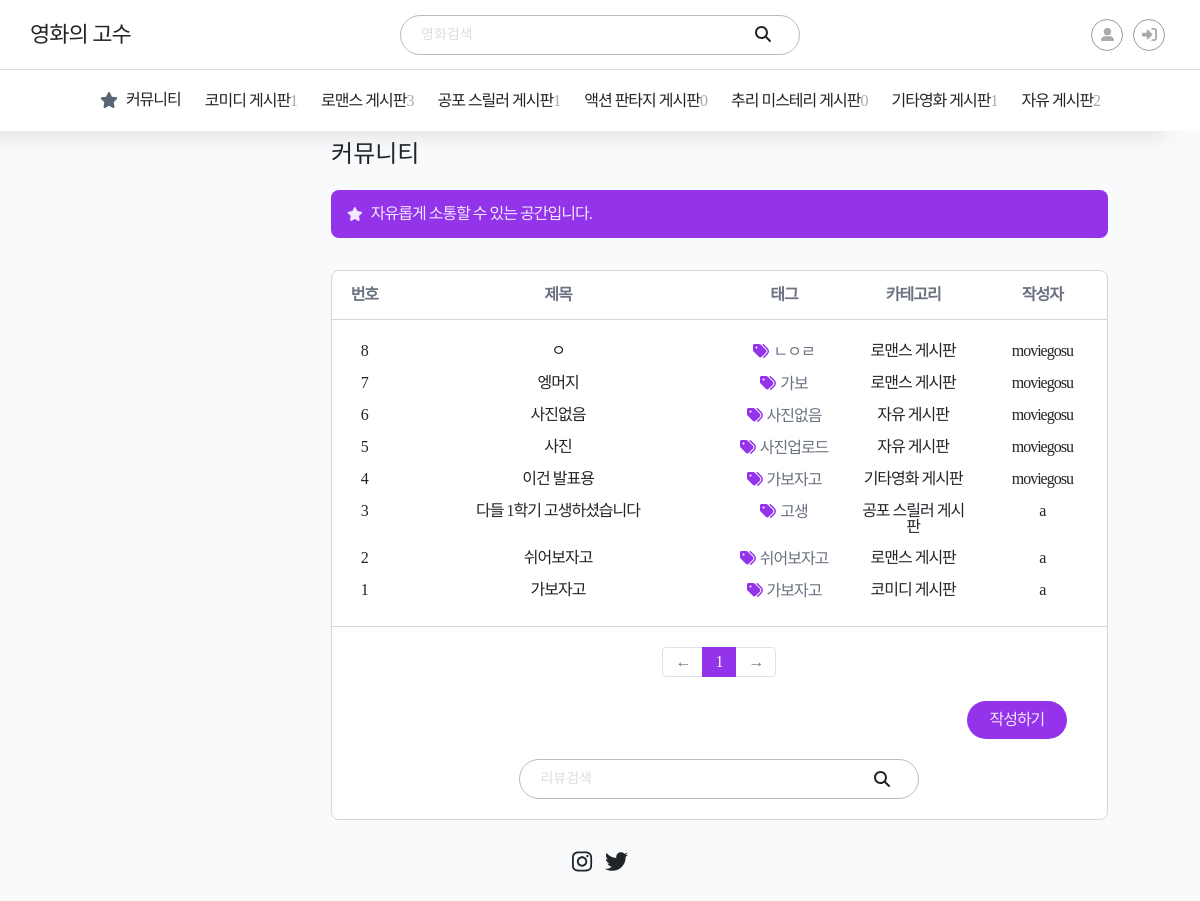
/community/, run on the app's committed database.
### community/models.py (models this page shows, shortened)
class Category(models.Model):
    name = models.CharField(max_length=50)
    slug = models.SlugField(max_length=200, unique=True, allow_unicode=True)
    def __str__(self):
        return self.name
    def get_absolute_url(self):
        return f'/community/category/{self.slug}/'
    class Meta:
        verbose_name_plural = 'Categories'

class Review(models.Model):
    title = models.CharField(max_length=100)
    head_image = models.ImageField(upload_to='community/images/%Y/%m/%d/', blank=True)
    file_upload = models.FileField(upload_to='community/files/%Y/%m/%d/', blank=True)
    content = models.TextField()
    created_at = models.DateTimeField(auto_now_add=True)
    updated_at = models.DateTimeField(auto_now=True)
    user = models.ForeignKey(settings.AUTH_USER_MODEL, on_delete=models.CASCADE)
    like_users = models.ManyToManyField(settings.AUTH_USER_MODEL, related_name='like_reviews')
    category = models.ForeignKey(Category, null= True, on_delete=models.SET_NULL)
    tags = models.ManyToManyField(Tag, blank=True)
    def get_absolute_url(self):
        return f'/community/{self.pk}/'

class Tag(models.Model):
    name = models.CharField(max_length=50)
    slug = models.SlugField(max_length=200, unique=True, allow_unicode=True)
    def __str__(self):
        return self.name
    def get_absolute_url(self):
        return f'/community/tag/{self.slug}/'

### accounts/models.py (models this page shows)
class User(AbstractUser):
    followings = models.ManyToManyField('self', symmetrical=False, related_name='followers')

### community/views.py (the view)
# urls.py: path('', views.ReviewList.as_view(), name='index'),
class ReviewList(ListView):
    model = Review
    ordering = '-pk'
    paginate_by = 10
    def get_context_data(self, **kwargs):
        context = super(ReviewList, self).get_context_data()
        context["categories"] = Category.objects.all()
        page = context['page_obj']
        paginator = page.paginator
        print(paginator)
        pagelist = paginator.get_elided_page_range(page.number, on_each_side=3, on_ends=0)
        context['pagelist'] = pagelist
        return context

### community/templates/community/review_list.html (shortened to what this page needs)
{% extends 'base.html' %}
{% block content %}
  <div class="sub-nav review-list">
    <ul class="menu">
      <li>
        <a href="{% url 'community:index' %}" class="d-flex">
          <span class="me-2 icon"><i class="fa-solid fa-star"></i></span>
          <p>커뮤니티</p>
        </a>
      </li>
    </ul>
    <div id="categories-card">
        <ul class="list-unstyled mb-0 menu">
          {% for category in categories %}
            <li>
              <a href="{{ category.get_absolute_url }}" class="d-flex align-items-center justify-content-between">
                <p>{{ category}} </p>
                <span class="article-count" style="color: #aaa;">{{ category.review_set.count}}</span>
              </a>
            </li>
          {% endfor %}
        </ul>
    </div>
  </div>
  <div class="content review-list-content row justify-content-center">
    <div class="review-list-container col-10">
      <h1>커뮤니티
        {% if category %}<span class="badge badge-secondary"> {{ category }}</span>{% endif %}</h1>
      <div class="review-list-banner d-flex align-items-center">
        <i class="fa-solid fa-star me-2"></i>
        <p>자유롭게 소통할 수 있는 공간입니다.</p>
      </div>
      <div class="review-list-content-box">
        <div class="review-list-item-title row">
          <p class="col-1 ">번호</p>
          <p class="col-5 ">제목</p>
          <p class="col-2 ">태그</p>
          <p class="col-2 ">카테고리</p>
          <p class="col-2 ">작성자</p>
        </div>
        {% if review_list.exists %}
          {% for review in review_list %}
            <div class="review-list-item row ">
              <p class="col-1">{{ review.pk }}</p>
              <p class="col-5"><a href="{{ review.get_absolute_url }}">{{ review.title }}</a></p>
              {% if review.tags.exists %}
                <div class="tag-box col-2">
                  <i class="fas fa-tags" style="color: #9333ea;"></i>
                  {% for tag in review.tags.iterator %}
                    <a href="{{ tag.get_absolute_url }}"><span class="">{{ tag }}</span></a>
                  {% endfor %}
                </div>
              {% else %}
              <div class="tag-box col-2"></div>
              {% endif %}
              <span class="float-right col-2"><a href="{{ review.category.get_absolute_url }}">{{review.category}}</a></span>
              <p class="col-2"><a href="{% url 'accounts:profile' review.user.username %}">{{ review.user }}</a></p>
            </div>
          {% endfor %}
      {% else %}
        <h3>게시물이 없습니다.</h3>
      {% endif %}
      <div class="bottom-box">
        <ul class="pagination justify-content-center mb-4 custom-pagination">
          {% if page_obj.has_previous %}
          <li class="page-item">
              <a class="page-link" href="?page={{ page_obj.previous_page_number }}">&larr;</a>
          </li>
          {% else %}
              <li class="page-item disabled">
              <a class="page-link" href="#">&larr;</a>
          </li>
              {% endif %}
          {% for index in pagelist %}
              {% if index == page_obj.number %}
          <li class="page-item active">
              <span class="page-link">{{ index }}</span>
          </li>
              {% else %}
              <li class="page-item">
                  <a class="page-link" href="?page={{ index }}">{{ index }}</a>
              </li>
              {% endif %}
          {% endfor %}
              {% if page_obj.has_next %}
          <li class="page-item">
              <a class="page-link" href="?page={{ page_obj.next_page_number }}">&rarr;</a>
          </li>
              {% else %}
              <li class="page-item disabled">
              <a class="page-link" href="#">&rarr;</a>
          </li>
              {% endif %}
        </ul>
        {% if request.user.is_authenticated %}
          <a href="{% url 'community:create' %}" class="review-article-write-btn">작성하기</a>
        {% else %}
          <a href="{% url 'accounts:login' %}" class="review-article-write-btn">작성하기</a>
        {% endif %}
        <form action="" class="review-list-search-form">
          <input type="text" placeholder="리뷰검색" id="review-search-input">
          <button onclick="searchReview();"><i class="fa-solid fa-magnifying-glass"></i></button>
        </form>
      </div>
      </div>
    </div>
  </div>
{% endblock %}

### static/style.css (style rules this page uses)
html { scroll-behavior: smooth; }
body { background-color: #F9FAFB; }
html, body, div, span, applet, object, iframe, h1, h2, h3, h4, h5, h6, p, blockquote, pre, a, abbr, acronym, address, big, cite, code, del, dfn, em, img, ins, kbd, q, s, samp, small, strike, strong, sub, sup, tt, var, b, u, i, center, dl, dt, dd, ol, ul, li, fieldset, form, label, legend, table, caption, tbody, tfoot, thead, tr, th, td, article, aside, canvas, details, embed, figure, figcaption, footer, header, hgroup, menu, nav, output, ruby, section, summary, time, mark, audio, video { margin: 0; padding: 0; border: 0; font-size: 100%; font: inherit; vertical-align: baseline; }
body { line-height: 1; }
ol, ul { list-style: none; }
p { letter-spacing: -1px; }
a { letter-spacing: -1px; text-decoration: none; color: #212529; }
* { font-family: Pretendard, -apple-system, BlinkMacSystemFont, system-ui, Roboto, 'Helvetica Neue', 'Segoe UI', 'Apple SD Gothic Neo', 'Noto Sans KR', 'Malgun Gothic', sans-serif; }
p, a, h1, h2, h3, h4 { font-family: Pretendard }
.sub-nav { width: 239px; height: auto; min-height: 100vh; box-shadow: -40px 0 45px 10px #000; padding: 30px 16px; position: fixed; top: 70px; left: 0; background: #fff; z-index: 12; }
.sub-nav ul.menu li { padding: 8px 12px; border: 0; border-radius: 8px; }
.sub-nav ul.menu a { display: flex; }
.sub-nav ul.menu .icon { color: #576574; }
.content { width: 100%; overflow: hidden; padding: 60px 0; margin-left: 239px; }
.review-list-content { width: calc(100% - 239px); }
.review-list-container h1 { font-size: 24px; margin: 12px 0 24px; font-weight: 500; }
.review-list-container .review-list-banner { color: #f3e8ff; background-color: rgb(147, 51, 234) ; padding: 16px; border-radius:8px; margin-bottom: 32px; }
.review-list-container .review-list-banner svg { font-size: 14px; }
.review-list-container .review-list-banner p { font-size: 16px; font-weight:500; }
.review-list-container .review-list-content-box { border: 1px solid #d5d6d7; border-radius: 8px; background-color: #fff; }
.review-list-container .review-list-item-title { border-bottom: 1px solid #d5d6d7; text-align:center; padding: 16px 0; margin: 0; margin-bottom: 15px; }
.review-list-container .review-list-item-title p { padding: 0; font-weight: 600; color: #6b7280; }
.review-list-container .review-list-item { text-align: center; margin: 0; padding: 7.5px 0; }
.review-list-container .review-list-item span { font-family: Pretendard; }
.review-list-container .review-list-item .tag-box a { color: #6b7280 !important; font-size: 16px; }
.review-list-container .bottom-box { border-top: 1px solid #d5d6d7; padding-top: 20px; margin-top: 20px; }
.review-list-container .review-article-write-btn { display: block; width: 100px; margin-left: auto; text-align: center; padding: 11px 0; border-radius: 29px; background: #9333EA; color: #f3e8ff; margin-bottom: 20px; margin-right: 40px; }
.review-list-container .review-list-search-form { width: 400px; height: 40px; border-radius: 30px; border: 1px solid #bbb; padding-left: 20px; padding-right: 10px; display: flex; align-items: center; margin: 0 auto 20px; }
.review-list-container .review-list-search-form input { width: calc(100% - 40px); margin: 13px 0 17px; padding: 0 50px 0 0; font-size: 14px; border: none; position: relative; top: 2px; }
.review-list-container .review-list-search-form input::placeholder { font-family: Pretendard; color: #ddd; }
.review-list-container .review-list-search-form button { background-color: transparent; border: none; color: #212529; }
.review-list-container .page-item.active .page-link { background-color: #9333EA; border-color: #9333ea; }
@media (max-width:1420px) { .sub-nav { width: 100%; min-height: auto; position: fixed; top: 70px; display: flex; align-items: center; justify-content: center; box-shadow: -40px 0 20px 5px rgb(0 0 0 / 10%); padding: 14px 16px; } }
@media (max-width:1420px) { .sub-nav .menu { display: flex; flex-wrap: wrap; align-items: center; justify-content: center; } }

### data on the page
Category: name "코미디 게시판", review_set.count "1"
Category: name "로맨스 게시판", review_set.count "3"
Category: name "공포 스릴러 게시판", review_set.count "1"
Category: name "액션 판타지 게시판", review_set.count "0"
Category: name "추리 미스테리 게시판", review_set.count "0"
Category: name "기타영화 게시판", review_set.count "1"
Category: name "자유 게시판", review_set.count "2"
Review: pk "8", title "ㅇ", category "로맨스 게시판", user "moviegosu"
Tag: name "ㄴㅇㄹ"
Review: pk "7", title "엥머지", category "로맨스 게시판", user "moviegosu"
Tag: name "가보"
Review: pk "6", title "사진없음", category "자유 게시판", user "moviegosu"
Tag: name "사진없음"
Review: pk "5", title "사진", category "자유 게시판", user "moviegosu"
Tag: name "사진업로드"
Review: pk "4", title "이건 발표용", category "기타영화 게시판", user "moviegosu"
Tag: name "가보자고"
Review: pk "3", title "다들 1학기 고생하셨습니다", category "공포 스릴러 게시판", user "a"
Tag: name "고생"
Review: pk "2", title "쉬어보자고", category "로맨스 게시판", user "a"
Tag: name "쉬어보자고"
Review: pk "1", title "가보자고", category "코미디 게시판", user "a"

### other printed values
{{ index }} "1"
